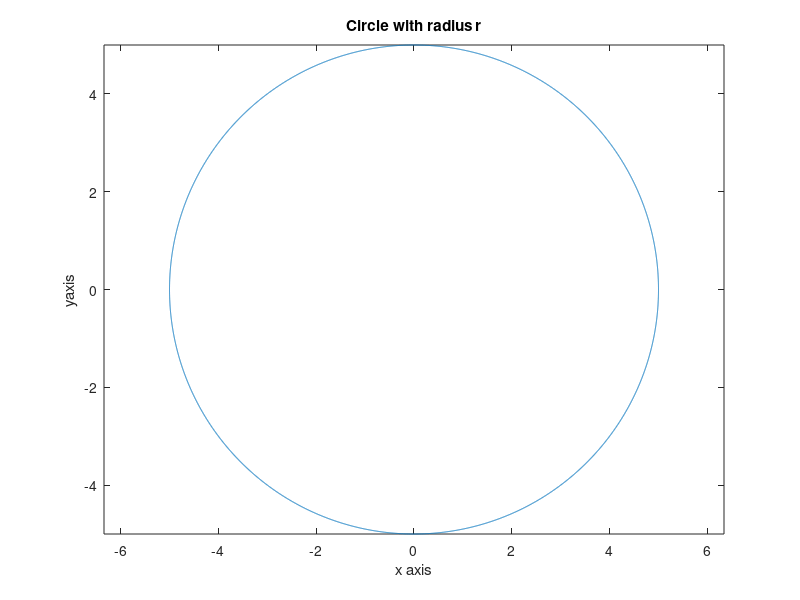

Write MATLAB code to recreate this figure.
function[] = circle() ;         #You may either change the file name or function name as in some compilers it may give warnings and errors, filename should be same as function name.

r = input('Enter the radius') ;

i = linspace(0,2*pi,10000) ;

x = r*cos(i);
y = r*sin(i) ;

plot(x,y);

axis('equal')
title('Circle with radius r') ;

xlabel('x axis') ;
ylabel('yaxis') ;

fprintf('\n\nYour name') ;
fprintf('\n Roll number: your roll no') ;

end
